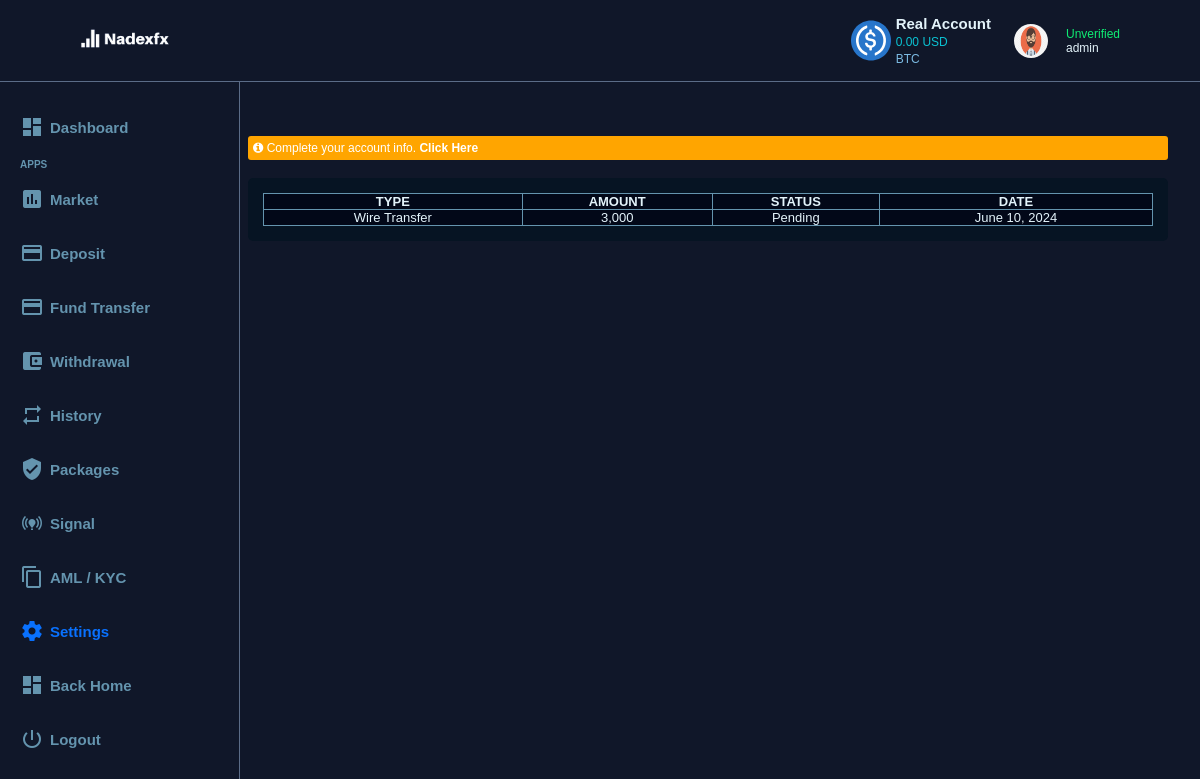
The page /trade_history/ (signed in) on the database its author committed.
### broker/models.py (models this page shows, shortened)
class Deposit (models.Model):
    user = models.OneToOneField (User, null = True, blank = True, on_delete = models.CASCADE)
    name = models.CharField (max_length = 200,  null = True)
    capital_balance = models.CharField (max_length = 200, default = "0.00",)
    btc = models.CharField (max_length = 200,  null = True, default = "0.00",)
    usd = models.CharField (max_length = 200, default = "0.00",)
    bonus_usd = models.CharField (max_length = 200, default = "0.00",)
    plan = models.CharField (max_length = 200, default = "Silver",)
    verify = models.CharField (max_length = 200, default = "Unverified",)
    currency = models.CharField (max_length = 200, default = "$",)

class Profile (models.Model):
    user = models.OneToOneField (User, null = True, blank = True, on_delete = models.CASCADE)
    name = models.CharField (max_length = 200,  null = True)
    profile_pic = models.ImageField (default = "avater.png", null = True, blank = True)

class Wiretransfer(models.Model):
    class Meta:
        verbose_name = 'Wiretransfer'
        verbose_name_plural = 'Wiretransfers'
    user = models.ForeignKey(
        User, on_delete=models.CASCADE, null=True, blank=True)
    name = models.CharField (max_length = 200,  null = True)
    transaction = models.CharField(max_length=250, null=True, blank=True)
    bank = models.CharField(max_length=254, null=True, blank=True)
    accountnumber = models.CharField(max_length=254, null=True, blank=True)
    gateway = models.CharField(max_length=254, null=True, blank=True)
    swift = models.CharField(max_length=254, null=True, blank=True)
    amount = models.CharField(max_length=250, null=True, blank=True, default = "$10")
    charge = models.CharField(max_length=250, null=True, blank=True, default = "pending")
    status = models.CharField(max_length=250, null=True, blank=True)
    time = models.DateField(auto_now=True)

### broker/views.py (the view)
@login_required (login_url = "login")
def trade_history(request):
    user = request.user
    wiretransfers = Wiretransfer.objects.filter(user=user)
    banktransfers = Banktransfer.objects.filter(user=user)
    bitcoins = Bitcoin.objects.filter(user=user)
    context = {'wiretransfers':wiretransfers, 'banktransfers':banktransfers, 'bitcoins':bitcoins}
    return render (request, "broker/trade-history.html", context)

### broker/templates/broker/trade-history.html (shortened to what this page needs)
<!DOCTYPE html>
{% load static %}
{%  block content %}
<html lang="en">
<head>
    <link rel="stylesheet" href="{% static 'css/font-awesome.min.css' %}">
    <link rel="stylesheet" href="{% static 'css/dashboard.css' %}">
    <link rel="stylesheet" href="{% static 'css/jquery-select7.css' %}">
</head>
<body>
    <nav>
        <article>
            <ul>
                <li><img src="{% static 'images/maillertag1678691629.png' %}" width="130px"></li>
                <li style="display: flex; justify-content: space-between; align-items: center;">
                    <article style="display: flex; padding: 5px;">
                        <img src="{% static 'images/dollar-sign.svg' %}" width="40px" style="margin-right: 5px;">
                        <div style="font-size: 15px;">
                            <b style='color: var(--text-color)'>Real Account</b><br>
                            <span style="font-size: 12px; color: #0BC2D2;">{{request.user.deposit.usd}} USD</span><br>
                            <span style="font-size: 12px; color: #7CBBE3;"> BTC <br>
                        </div>
                    </article>
                    <article style="margin: 0 10px;" id='dropdown-btn'>
                        <div style="display: flex; justify-content: space-between; align-items: center;">
                            <button style='overflow:hidden; width: 50px; height: 50px; border: 1px solid transparent'><img src="{{request.user.profile.profile_pic.url}}" width="100%" height='100%' style='border-radius: 50%'></button>
                            <span style="font-size: 12px; margin: 0 10px;">
                                <span style="color: #0fec73;">{{request.user.deposit.verify}}</span><br>
                                <span style="color: var(--text-color);">{{user.username}}</span>
                            </span>
                        </div>
                    </article>
                </li>
            </ul>
        </article>
    </nav>
    <br><br>
    <br><br>
    <div class="side-panel-left" style="padding: 10px;">
        <ul>
<br>
<a href="{% url 'dashboard' %}"><li class=""><i class="material-icons">dashboard</i> Dashboard</li></a>
<span style="font-size: 10px; font-weight: bold; padding: 0 10px; color: #6494AE;">APPS</span>
<a href="{% url 'market' %}"><li class=""><i class="material-icons">insert_chart</i> Market</li></a>
<a href="{% url 'deposit' %}"><li class=""><i class="material-icons"> credit_card</i> Deposit</li></a>
<a href="{% url 'fund-transfer' %}"><li class=""><i class="material-icons"> credit_card</i> Fund Transfer</li></a>
<a href="{% url 'withdrawal' %}"><li class=""><i class="material-icons">account_balance_wallet</i> Withdrawal </li></a>
<a href="{% url 'trade-history' %}"><li class=""><i class="material-icons">repeat</i> History </li></a>
<a href="{% url 'crypto' %}"><li class=""><i class="material-icons">verified_user</i> Packages</li></a>
<a href="{% url 'signal' %}"><li class=""><i class="material-icons">online_prediction</i> Signal</li></a>
<a href="{% url 'kyc' %}"><li class=""><i class="material-icons">content_copy</i> AML / KYC</li></a>
<a href="{% url 'settings' %}"><li class="active"><i class="material-icons">settings</i> Settings</li></a>
 <a href="{% url 'dashboard' %}"><li class=""><i class="material-icons">dashboard</i> Back Home</li></a>
<a href="{% url 'logout' %}"><li><i class="material-icons">power_settings_new</i> Logout</li></a>
    </ul>
        <br><br><br><br><br><br>
    </div>
    <div class="fixed-width"><br><br><br>
    <div style='padding: 5px; background: orange; font-size: 12px; border-radius: 3px;'><i class='fa fa-info-circle'></i> Complete your account info. <a href="{% url 'withdrawal-info' %}" style='color: white'><b>Click Here</b></a></div><br>
<link rel="stylesheet" type="text/css" href="{% static 'css/jquery.dataTables.min.css' %}">
	<link rel="stylesheet" type="text/css" href="{% static 'css/buttons.dataTables.min.css' %}">
 <div class="container">
     <div id='container-table'>
 <table id="example" class="display" style='background: var(--dark)' cellspacing="0" width="100%">
					<thead>
						<tr>
							<th>TYPE</th>
							<th>AMOUNT</th>
							<th>STATUS</th>
							<th>DATE</th>
						</tr>
					</thead>
					<tbody>
                        {% for wiretransfer in wiretransfers %}
                        <tr>
							<td>{{ wiretransfer.gateway }}</td>
																<td>{{ wiretransfer.amount }}</td>
																<td>{{ wiretransfer.status }}</td>
																<td>{{ wiretransfer.time }}</td>
						</tr>
                        {% endfor %}
                        					</tbody>
				</table>
                </div>
 </div>
</div>
</body>
{%  endblock content %}
</html>

### static/css/dashboard.css (style rules this page uses)
* { margin: 0; padding: 0; box-sizing: border-box; font-family: sans-serif; outline: 2px solid transparent; }
:root { --primary: #101729; --primary-two: #162133; --active: #0971fe; --hover: #2d424d86; --dark: #020818; --text: #6494AE; --dark-blue: #031422c5; --text-color: #e3f3fa; --drop-down: #020818; --modal: #031422; }
ul { list-style-type: none; }
a { text-decoration: none; }
html { scroll-behavior: smooth; background: var(--primary); color: white; }
nav { background: var(--primary); position: fixed; top: 0; left: 0; width: 100%; z-index: 999; border-bottom: 1px solid #bbd8ff70; }
nav ul { display: flex; justify-content: space-between; align-items: center; padding: 10px 5%; }
nav ul li button { padding: 7px; background: transparent; border-radius: 5px; border: 2px solid #09a54f; color: #0fec73; }
nav article:nth-child(2) { display: none; }
.side-panel-left { width: 250px; border-right: 1px solid #bbd8ff70; position: fixed; overflow-y: scroll; height: 100%; display: none; z-index: 2; background-color: var(--primary); }
.side-panel-left ul li { color: var(--text); padding: 15px 10px; display: flex; align-items: center; font-weight: bold; font-size: 15px; }
.side-panel-left ul li i { margin-right: 6px; }
.active { color: var(--active) !important; }
.fixed-width { padding: 10px 20px; border-radius: 5px; }
@media screen and (min-width: 768px) { .fixed-width { width: 68%; margin: 0 1%; } }
@media screen and (min-width: 1200px) { .fixed-width { width: 60%; transform: translateX(-50%); margin: 0 50%; } }
@media screen and (min-width: 1200px) { .side-panel-left { width: 20%; display: block; } }
@media screen and (min-width: 1200px) { nav article:nth-child(2) { display: block; } }
@media screen and (min-width: 1200px) { nav article:nth-child(1) { display: none; } }

### broker/templates/broker/trade-history.html (style rules this page uses)
.container { padding: 15px; background: var(--dark-blue); border-radius: 5px; color: var(--text-color); }
#container-table { width: 100%; overflow-x: scroll; }
table { border-collapse: collapse; border-radius: 5px; width: 100%; }
th, td { background: var(--dark); font-size: 13px; color: var(--text-color); border: 1px solid var(--text); text-transform: capitalize; text-align: center; }
@media screen and (min-width: 768px) { .fixed-width { width: 100%; margin: 0 0%; } }
@media screen and (min-width: 1200px) { .fixed-width { width: 80%; transform: translateX(5%); margin: 0 15%; } }
@media screen and (min-width: 1200px) { .side-panel-left { width: 20%; display: block; } }

### rows shown on the page
Wiretransfer: gateway "Wire Transfer", amount "3,000", status "Pending", time "June 10, 2024"

### other values the page prints
{{ request.user.deposit.usd }} "0.00"
{{ request.user.deposit.verify }} "Unverified"
{{ user.username }} "admin"
